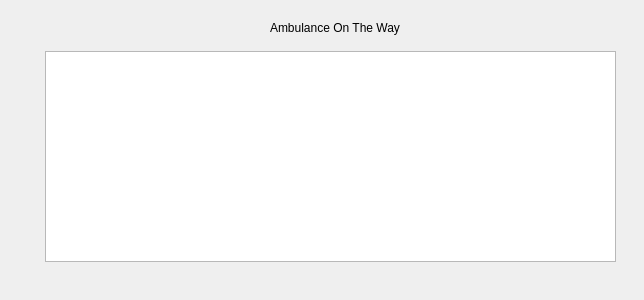
<?xml version="1.0" encoding="UTF-8"?>
<ui version="4.0">
 <class>ambulance</class>
 <widget class="QWidget" name="ambulance">
  <property name="geometry">
   <rect>
    <x>0</x>
    <y>0</y>
    <width>644</width>
    <height>300</height>
   </rect>
  </property>
  <property name="windowTitle">
   <string>Form</string>
  </property>
  <widget class="QLabel" name="label">
   <property name="geometry">
    <rect>
     <x>270</x>
     <y>20</y>
     <width>141</width>
     <height>16</height>
    </rect>
   </property>
   <property name="text">
    <string>Ambulance On The Way</string>
   </property>
  </widget>
  <widget class="QTextBrowser" name="textBrowser">
   <property name="geometry">
    <rect>
     <x>45</x>
     <y>51</y>
     <width>571</width>
     <height>211</height>
    </rect>
   </property>
   <property name="styleSheet">
    <string notr="true">color: rgb(255, 255, 255);</string>
   </property>
  </widget>
 </widget>
 <resources/>
 <connections/>
</ui>
